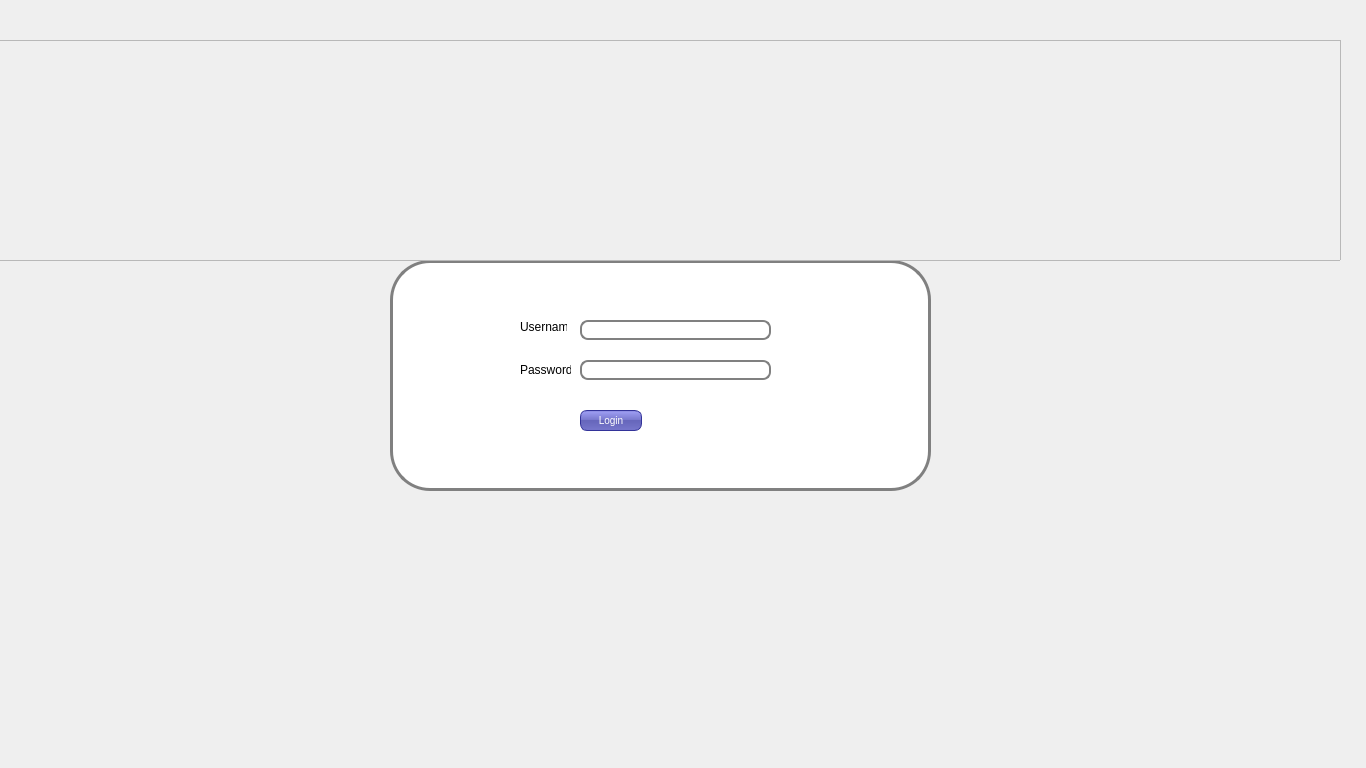
<?xml version="1.0" encoding="UTF-8"?>
<ui version="4.0">
 <class>MainWindow</class>
 <widget class="QMainWindow" name="MainWindow">
  <property name="geometry">
   <rect>
    <x>0</x>
    <y>0</y>
    <width>1366</width>
    <height>768</height>
   </rect>
  </property>
  <property name="minimumSize">
   <size>
    <width>1366</width>
    <height>768</height>
   </size>
  </property>
  <property name="maximumSize">
   <size>
    <width>1366</width>
    <height>768</height>
   </size>
  </property>
  <property name="windowTitle">
   <string>MainWindow</string>
  </property>
  <widget class="QWidget" name="centralWidget">
   <property name="styleSheet">
    <string notr="true"/>
   </property>
   <widget class="QFrame" name="mainframe">
    <property name="geometry">
     <rect>
      <x>390</x>
      <y>260</y>
      <width>541</width>
      <height>231</height>
     </rect>
    </property>
    <property name="styleSheet">
     <string notr="true">
#mainframe {
border: 3px solid gray;
border-radius: 40px;
background: white;
}

QLineEdit {
padding: 1px;
border-style: solid;
border: 2px solid gray;
border-radius: 8px;
}

QPushButton {
color: white;
background-color: QLinearGradient( x1: 0, y1: 0, x2: 0, y2: 1, stop: 0 #88d, stop: 0.1 #99e, stop: 0.49 #77c, stop: 0.5 #66b, stop: 1 #77c);
border-width: 1px;
border-color: #339;
border-style: solid;
border-radius: 7;
padding: 3px;
font-size: 10px;
padding-left: 5px;
padding-right: 5px;
min-width: 50px;
max-width: 50px;
min-height: 13px;
max-height: 13px;
}</string>
    </property>
    <property name="frameShape">
     <enum>QFrame::StyledPanel</enum>
    </property>
    <property name="frameShadow">
     <enum>QFrame::Raised</enum>
    </property>
    <widget class="QLineEdit" name="lineEdit">
     <property name="geometry">
      <rect>
       <x>190</x>
       <y>60</y>
       <width>191</width>
       <height>20</height>
      </rect>
     </property>
    </widget>
    <widget class="QLineEdit" name="lineEdit_2">
     <property name="geometry">
      <rect>
       <x>190</x>
       <y>100</y>
       <width>191</width>
       <height>20</height>
      </rect>
     </property>
     <property name="inputMethodHints">
      <set>Qt::ImhNone</set>
     </property>
     <property name="echoMode">
      <enum>QLineEdit::Password</enum>
     </property>
    </widget>
    <widget class="QLabel" name="label_3">
     <property name="geometry">
      <rect>
       <x>130</x>
       <y>60</y>
       <width>47</width>
       <height>13</height>
      </rect>
     </property>
     <property name="text">
      <string>Username</string>
     </property>
    </widget>
    <widget class="QLabel" name="label_4">
     <property name="geometry">
      <rect>
       <x>130</x>
       <y>100</y>
       <width>51</width>
       <height>20</height>
      </rect>
     </property>
     <property name="text">
      <string>Password</string>
     </property>
    </widget>
    <widget class="QPushButton" name="pushButton">
     <property name="geometry">
      <rect>
       <x>190</x>
       <y>150</y>
       <width>62</width>
       <height>21</height>
      </rect>
     </property>
     <property name="text">
      <string>Login</string>
     </property>
    </widget>
    <widget class="QLabel" name="label_5">
     <property name="geometry">
      <rect>
       <x>130</x>
       <y>185</y>
       <width>281</width>
       <height>31</height>
      </rect>
     </property>
     <property name="styleSheet">
      <string notr="true">color:red;</string>
     </property>
     <property name="text">
      <string/>
     </property>
    </widget>
   </widget>
   <widget class="QLabel" name="label">
    <property name="geometry">
     <rect>
      <x>-4</x>
      <y>-8</y>
      <width>1381</width>
      <height>781</height>
     </rect>
    </property>
    <property name="text">
     <string/>
    </property>
    <property name="pixmap">
     <pixmap>background.png</pixmap>
    </property>
   </widget>
   <widget class="QFrame" name="frame">
    <property name="geometry">
     <rect>
      <x>-20</x>
      <y>40</y>
      <width>1361</width>
      <height>221</height>
     </rect>
    </property>
    <property name="styleSheet">
     <string notr="true">
     
    QLabel  {
color: #564242;
        font-family: &quot;Adobe Caslon Pro&quot;, &quot;Hoefler Text&quot;, Georgia, Garamond, Times, serif;
 letter-spacing:0.1em;
 text-align:center;
 margin: 40px auto;
 text-transform: lowercase;
 line-height: 145%;
 font-size: 50pt;
 font-variant: small-caps;
        }</string>
    </property>
    <property name="frameShape">
     <enum>QFrame::StyledPanel</enum>
    </property>
    <property name="frameShadow">
     <enum>QFrame::Raised</enum>
    </property>
    <widget class="QLabel" name="label_2">
     <property name="geometry">
      <rect>
       <x>0</x>
       <y>-20</y>
       <width>1401</width>
       <height>211</height>
      </rect>
     </property>
     <property name="text">
      <string/>
     </property>
     <property name="pixmap">
      <pixmap>Cool Text - Luckview Investment Private Limited 213393981539896.png</pixmap>
     </property>
    </widget>
   </widget>
   <zorder>label</zorder>
   <zorder>mainframe</zorder>
   <zorder>frame</zorder>
  </widget>
 </widget>
 <layoutdefault spacing="6" margin="11"/>
 <resources/>
 <connections/>
</ui>
